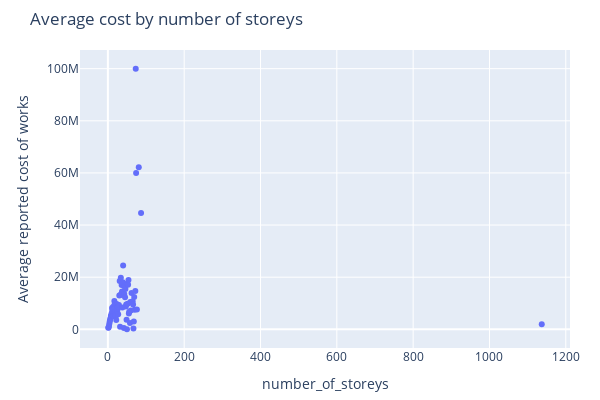

The code cell stored with this chart in its notebook:
### Code cell
fig = px.scatter(avg_cost_by_storey, x="number_of_storeys", y="mean",
                 title="Average cost by number of storeys",
                 labels={"mean":"Average reported cost of works"},
                 width=600, height=400
                )

fig.update_layout(
    margin={'t':50,'l':80,'b':10,'r':30}
)

fig.show()

### Figure 1 — Plotly figure (JSON) as saved in the notebook; plotly's stock layout.template omitted (floating-point values rounded to 4 significant figures)
{"data": [{"hovertemplate": "number_of_storeys=%{x}<br>Average reported cost of works=%{y}<extra></extra>", "legendgroup": "", "marker": {"color": "#636efa", "symbol": "circle"}, "mode": "markers", "name": "", "orientation": "v", "showlegend": false, "type": "scatter", "x": [1, 2, 3, 4, 5, 6, 7, 8, 9, 10, 11, 12, 13, 14, 15, 16, 17, 18, 19, 20, 21, 22, 23, 24, 25, 26, 27, 28, 29, 30, 31, 32, 33, 34, 35, 36, 37, 38, 39, 40, 42, 43, 44, 45, 46, 47, 48, 49, 50, 51, 52, 53, 54, 55, 56, 58, 59, 60, 62, 65, 66, 67, 68, 69, 70, 72, 73, 74, 76, 81, 87, 1137], "xaxis": "x", "y": [653500.0, 689100.0, 1377000.0, 2217000.0, 3128000.0, 3767000.0, 4381000.0, 5247000.0, 5075000.0, 6177000.0, 8195000.0, 7332000.0, 5169000.0, 8621083, 5108000.0, 7738000.0, 10840000.0, 9836000.0, 6548209, 5613000.0, 5074000.0, 3589000.0, 9770000.0, 9391000.0, 7390000.0, 8695000.0, 5803000.0, 8634000.0, 9298003, 12990000.0, 18560000.0, 960396, 13150000.0, 19750000.0, 13480000.0, 17010000.0, 14504285, 8380000.0, 18110532, 24494976, 547500, 13590000.0, 16480000.0, 12290000.0, 15490000.0, 8795000.0, 9562000.0, 3662000.0, 0, 17620000.0, 9785000.0, 17150000.0, 18950000, 6107000.0, 6723000.0, 2440000.0, 10530000.0, 7220000, 13940000.0, 10824056, 9537000.0, 301500.0, 3031451, 12460000.0, 7500000, 14730000.0, 100000000, 60000000, 7639000, 62170000.0, 44583000, 2000000], "yaxis": "y"}], "layout": {"height": 400, "legend": {"tracegroupgap": 0}, "margin": {"b": 10, "l": 80, "r": 30, "t": 50}, "title": {"text": "Average cost by number of storeys"}, "width": 600, "xaxis": {"anchor": "y", "domain": [0, 1], "title": {"text": "number_of_storeys"}}, "yaxis": {"anchor": "x", "domain": [0, 1], "title": {"text": "Average reported cost of works"}}}}
